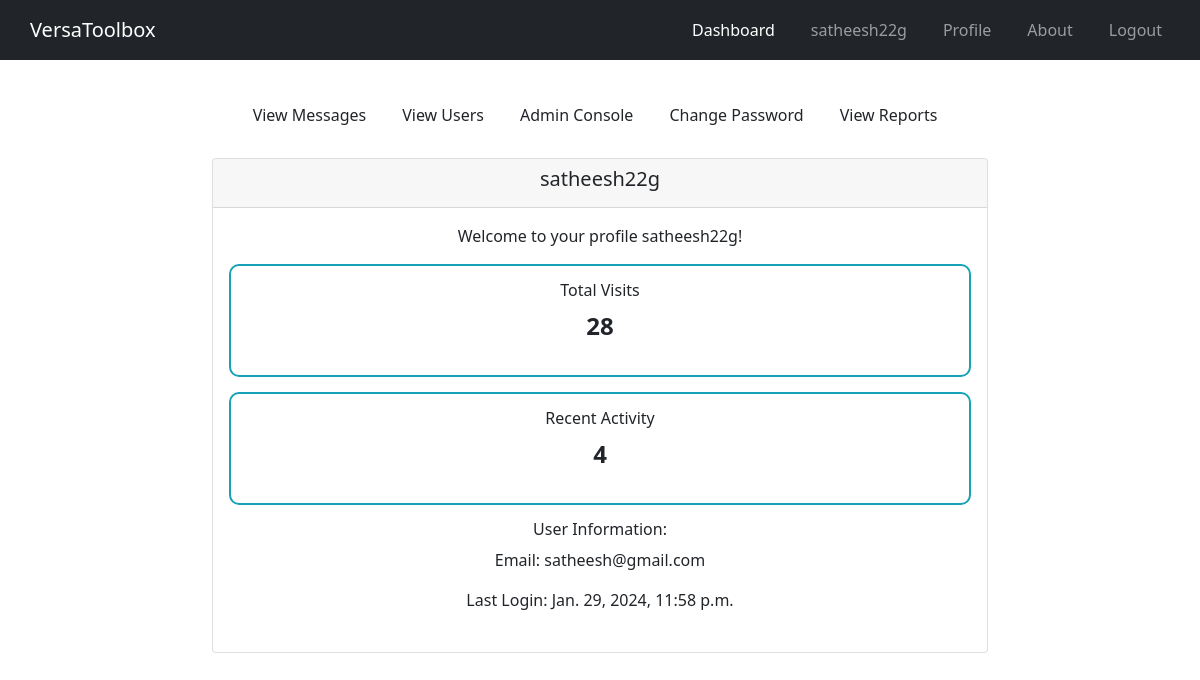
The app's page /profile/ (signed in), older data.
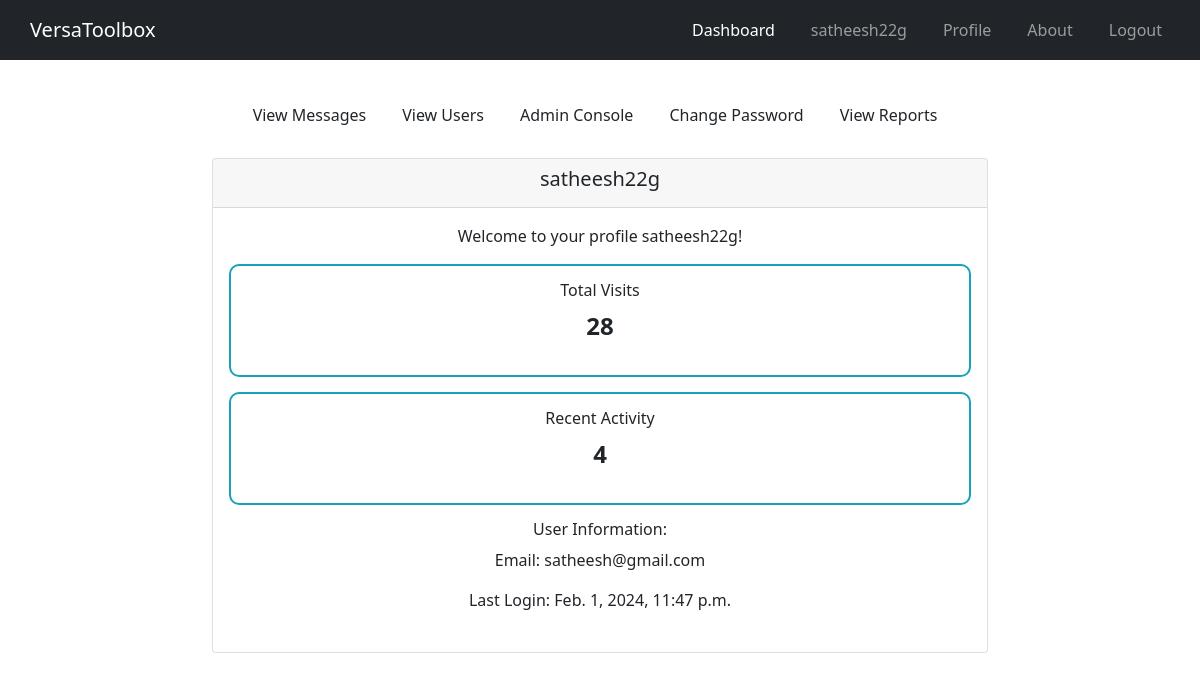
The same page, newer data.
### users/models.py (models this page shows)
class CustomUser(AbstractUser):
    email = models.EmailField(unique=True)
    def __str__(self):
        return self.username

### users/views.py (the view)
# urls.py: path('profile/', ProfileView.as_view(), name='profile'),
class ProfileView(View):
    template_name = 'profile.html'
    def get(self, request):
        user = request.user
        print(user)
        context = {'user': user}
        return render(request, self.template_name, context)

### users/context_processors.py (called while the page is built)
def common_context(request):
    username = request.session.get('username', None)
    return {'username': username}

### users/templates/profile.html (shortened to what this page needs)
<!DOCTYPE html>
<html lang="en">
<head>
  <link href="https://stackpath.bootstrapcdn.com/bootstrap/4.5.2/css/bootstrap.min.css" rel="stylesheet">
</head>
<body>
  {% include 'nav.html' %}
  <div class="container-fluid py-5 mt-5">
    <div class="d-flex justify-content-center mb-4">
      <a href="{% url 'display_messages' %}" class="btn interactive-button">View Messages</a>
      {% if user.is_superuser %}
        <a href="{% url 'admin_user_management' %}" class="btn interactive-button">View Users</a>
        <a href="/admin" class="btn interactive-button">Admin Console</a>
        <a href="{% url 'password_change' %}" class="btn interactive-button">Change Password</a>
        <a href="{% url 'view_reports' %}" class="btn interactive-button">View Reports</a>
      {% else %}
      <a href="{% url 'error_report' %}" class="btn interactive-button">Error Report</a>
      <a href="{% url 'feedback' %}" class="btn interactive-button">Feedback</a>
      {% endif %}
    </div>
    <div class="row justify-content-center">
      <div class="col-md-8">
        <div class="card">
          <div class="card-header text-center">
            <h5 class="card-title">{{ user.username }}</h5>
          </div>
          <div class="card-body text-center">
            <p class="card-text">Welcome to your profile {{ user.username }}!</p>
            <div class="profile-metric">
              <h6>Total Visits</h6>
              <p class="metric-value" id="totalVisits">0</p>
            </div>
            <div class="profile-metric">
              <h6>Recent Activity</h6>
              <p class="metric-value" id="recentActivity">0</p>
            </div>
            <div class="mb-4">
              <h6>User Information:</h6>
              <p>Email: {{ user.email }}</p>
              <p>Last Login: {{ user.last_login }}</p>
            </div>
          </div>
        </div>
      </div>
    </div>
  </div>
</body>
</html>

### qr_maker/templates/nav.html (shortened to what this page needs)
<!DOCTYPE html>
<html lang="en">
<head>
  <link href="https://cdn.jsdelivr.net/npm/bootstrap@5.0.2/dist/css/bootstrap.min.css" rel="stylesheet">
</head>
<body>
  <nav class="navbar navbar-expand-lg navbar-dark bg-dark">
    <h1><a class="navbar-brand" href="/">VersaToolbox</a></h1>
    <div class="collapse navbar-collapse" id="navbarNav">
      <ul class="navbar-nav ml-auto">
        <li class="nav-item active">
          <a class="nav-link" href="/dashboard">Dashboard</a>
        </li>
        {% if username %}
        <li class="nav-item">
          <a class="nav-link">
            {{ username }}
          </a>
        </li>
        <li class="nav-item">
          <a class="nav-link" href="/profile">Profile</a>
        </li>
        {% else %}
        <a class="nav-link" href="/login">Login</a>
        {% endif %}
        <li class="nav-item">
          <a class="nav-link" href="/about">About</a>
        </li>
        {% if username %}
        <li class="nav-item">
          <a class="nav-link" href="/logout">Logout</a>
        </li>
        {% endif %}
      </ul>
    </div>
  </nav>
</body>
</html>

Row changes from the older to the newer data that the page shows:
changed CustomUser "satheesh22g": last_login "Jan. 29, 2024, 11:58 p.m." → "Feb. 1, 2024, 11:47 p.m."
